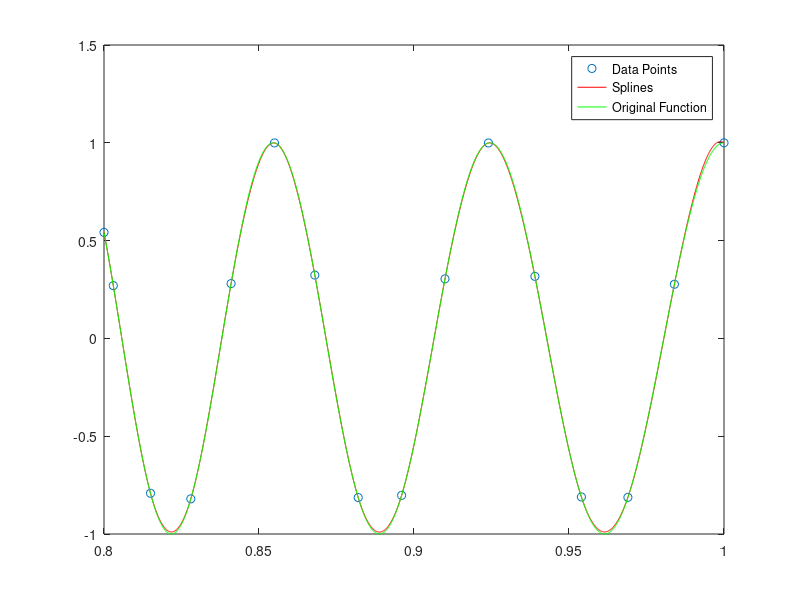
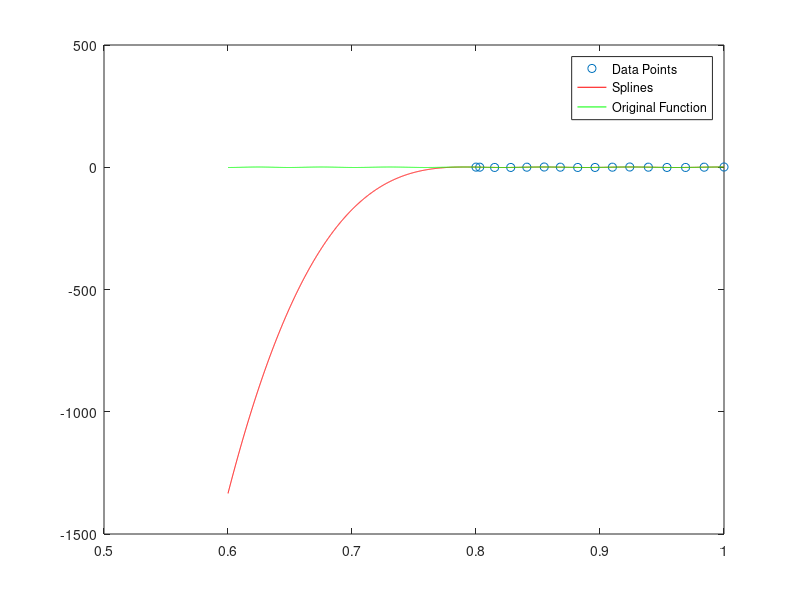

Recreate these plots in MATLAB, in order.
clc;
clear all;

w = 80;
r_1 = .8:.0001:1;
r_2 = .6:.0001:1;
g_r1 = cos(w*log(r_1));
g_r2 = cos(w*log(r_2));

x = [.800 .803 .815 .828 .841 .855 .868 .882 .896 .910 .924 .939 .954 .969 .984 1];
y = cos(w*log(x));
splines = spline(x, y);

figure(1)
plot(x,y,'o',r_1,ppval(splines,r_1),'r-', r_1, g_r1, 'g-')
legend('Data Points','Splines','Original Function')

figure(2)
plot(x,y,'o',r_2,ppval(splines,r_2),'r-', r_2, g_r2, 'g-');
legend('Data Points','Splines','Original Function')
